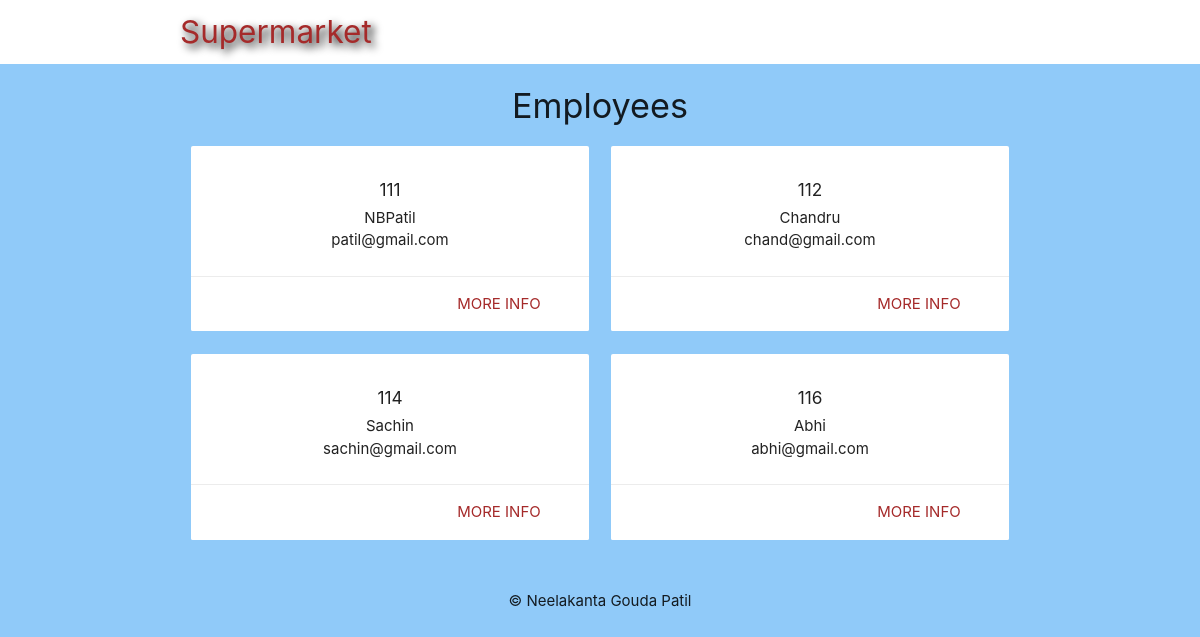
/e_index.php, run on the app's committed database.
### tables this page shows
CREATE TABLE `employee` (
  `employee_id` int(3) NOT NULL,
  `name` varchar(255) NOT NULL,
  `email` varchar(255) NOT NULL,
  `phone_no` bigint(10) NOT NULL,
  `role` varchar(255) NOT NULL,
  `zipcode` int(6) NOT NULL
);

### e_index.php (the view, shortened to what this page needs)
<?php
	include('config/db_connect_admin.php');
	$e_sql = 'SELECT employee_id, name, email  FROM employee ORDER BY employee_id';
	$e_result = mysqli_query($connect, $e_sql);
	$employee = mysqli_fetch_all($e_result, MYSQLI_ASSOC);
?>
<!DOCTYPE html>
<html>
	<?php include('templates/header.php'); ?>
	<h4 class="center darkred-text">Employees</h4>
	<div class="container">
		<div class="row">
			<?php foreach ($employee as $emp): ?>
				<div class="col s6 md3">
					<div class="card z-depth-0">
						<div class="card-content center">
							<h6><?php echo htmlspecialchars($emp['employee_id']); ?></h6>
							<div><?php echo htmlspecialchars($emp['name']); ?></div>
							<div><?php echo htmlspecialchars($emp['email']); ?></div>
						</div>
						<div class="card-action right-align">
							<a class="brand-text" href="e_details.php?id=<?php echo $emp['employee_id']?>">more info</a>
						</div>
					</div>
				</div>
			<?php endforeach; ?>
		</div>
	</div>
	<?php include('templates/footer.php'); ?>
</html>

### templates/header.php (style rules this page uses)
.brand-text { color: #A52A2A !important; }

### data on the page
employee: employee_id "111", name "NBPatil", email "patil@gmail.com"
employee: employee_id "112", name "Chandru", email "chand@gmail.com"
employee: employee_id "114", name "Sachin", email "sachin@gmail.com"
employee: employee_id "116", name "Abhi", email "abhi@gmail.com"
